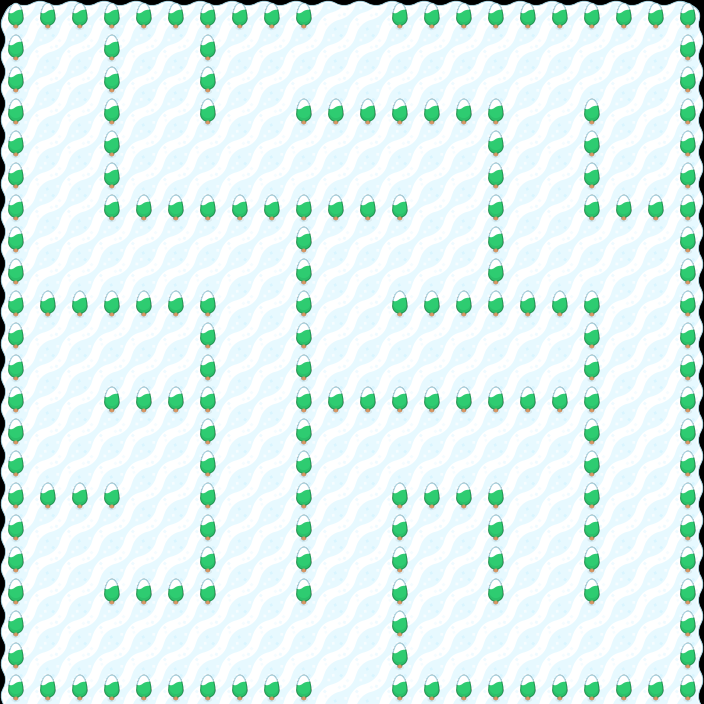

A level layout from a 2D game, rendered from its tile map. Below: a short description, then the map file with its tile-grid data intact:
An orthogonal 22x22 tile map with 32x32 px tiles, 2 tile layers (Tile Layer 1, Trees).

<map version="1.0" orientation="orthogonal" renderorder="right-down" width="22" height="22" tilewidth="32" tileheight="32" nextobjectid="1">
 <tileset firstgid="1" name="mapPack_tilesheet" tilewidth="32" tileheight="32" tilecount="204" columns="17">
  <image source="../Tilesheet/mapPack_tilesheet_small.png" width="544" height="384" />
 </tileset>
 <layer name="Tile Layer 1" width="22" height="22">
  <data encoding="csv">
69,70,70,70,70,70,70,70,70,70,70,70,70,70,70,70,70,70,70,70,70,71,
86,87,87,87,87,87,87,87,87,87,87,87,87,87,87,87,87,87,87,87,87,88,
86,87,87,87,87,87,87,87,87,87,87,87,87,87,87,87,87,87,87,87,87,88,
86,87,87,87,87,87,87,87,87,87,87,87,87,87,87,87,87,87,87,87,87,88,
86,87,87,87,87,87,87,87,87,87,87,87,87,87,87,87,87,87,87,87,87,88,
86,87,87,87,87,87,87,87,87,87,87,87,87,87,87,87,87,87,87,87,87,88,
86,87,87,87,87,87,87,87,87,87,87,87,87,87,87,87,87,87,87,87,87,88,
86,87,87,87,87,87,87,87,87,87,87,87,87,87,87,87,87,87,87,87,87,88,
86,87,87,87,87,87,87,87,87,87,87,87,87,87,87,87,87,87,87,87,87,88,
86,87,87,87,87,87,87,87,87,87,87,87,87,87,87,87,87,87,87,87,87,88,
86,87,87,87,87,87,87,87,87,87,87,87,87,87,87,87,87,87,87,87,87,88,
86,87,87,87,87,87,87,87,87,87,87,87,87,87,87,87,87,87,87,87,87,88,
86,87,87,87,87,87,87,87,87,87,87,87,87,87,87,87,87,87,87,87,87,88,
86,87,87,87,87,87,87,87,87,87,87,87,87,87,87,87,87,87,87,87,87,88,
86,87,87,87,87,87,87,87,87,87,87,87,87,87,87,87,87,87,87,87,87,88,
86,87,87,87,87,87,87,87,87,87,87,87,87,87,87,87,87,87,87,87,87,88,
86,87,87,87,87,87,87,87,87,87,87,87,87,87,87,87,87,87,87,87,87,88,
86,87,87,87,87,87,87,87,87,87,87,87,87,87,87,87,87,87,87,87,87,88,
86,87,87,87,87,87,87,87,87,87,87,87,87,87,87,87,87,87,87,87,87,88,
86,87,87,87,87,87,87,87,87,87,87,87,87,87,87,87,87,87,87,87,87,88,
86,87,87,87,87,87,87,87,87,87,87,87,87,87,87,87,87,87,87,87,87,88,
86,87,87,87,87,87,87,87,87,87,87,87,87,87,87,87,87,87,87,87,87,88
</data>
 </layer>
 <layer name="Trees" width="22" height="22">
  <data encoding="csv">
123,123,123,123,123,123,123,123,123,123,0,0,123,123,123,123,123,123,123,123,123,123,
123,0,0,123,0,0,123,0,0,0,0,0,0,0,0,0,0,0,0,0,0,123,
123,0,0,123,0,0,123,0,0,0,0,0,0,0,0,0,0,0,0,0,0,123,
123,0,0,123,0,0,123,0,0,123,123,123,123,123,123,123,0,0,123,0,0,123,
123,0,0,123,0,0,0,0,0,0,0,0,0,0,0,123,0,0,123,0,0,123,
123,0,0,123,0,0,0,0,0,0,0,0,0,0,0,123,0,0,123,0,0,123,
123,0,0,123,123,123,123,123,123,123,123,123,123,0,0,123,0,0,123,123,123,123,
123,0,0,0,0,0,0,0,0,123,0,0,0,0,0,123,0,0,0,0,0,123,
123,0,0,0,0,0,0,0,0,123,0,0,0,0,0,123,0,0,0,0,0,123,
123,123,123,123,123,123,123,0,0,123,0,0,123,123,123,123,123,123,123,0,0,123,
123,0,0,0,0,0,123,0,0,123,0,0,0,0,0,0,0,0,123,0,0,123,
123,0,0,0,0,0,123,0,0,123,0,0,0,0,0,0,0,0,123,0,0,123,
123,0,0,123,123,123,123,0,0,123,123,123,123,123,123,123,123,123,123,0,0,123,
123,0,0,0,0,0,123,0,0,123,0,0,0,0,0,0,0,0,123,0,0,123,
123,0,0,0,0,0,123,0,0,123,0,0,0,0,0,0,0,0,123,0,0,123,
123,123,123,123,0,0,123,0,0,123,0,0,123,123,123,123,0,0,123,0,0,123,
123,0,0,0,0,0,123,0,0,123,0,0,123,0,0,123,0,0,123,0,0,123,
123,0,0,0,0,0,123,0,0,123,0,0,123,0,0,123,0,0,123,0,0,123,
123,0,0,123,123,123,123,0,0,123,0,0,123,0,0,123,0,0,123,0,0,123,
123,0,0,0,0,0,0,0,0,0,0,0,123,0,0,0,0,0,0,0,0,123,
123,0,0,0,0,0,0,0,0,0,0,0,123,0,0,0,0,0,0,0,0,123,
123,123,123,123,123,123,123,123,123,123,0,0,123,123,123,123,123,123,123,123,123,123
</data>
 </layer>
</map>
